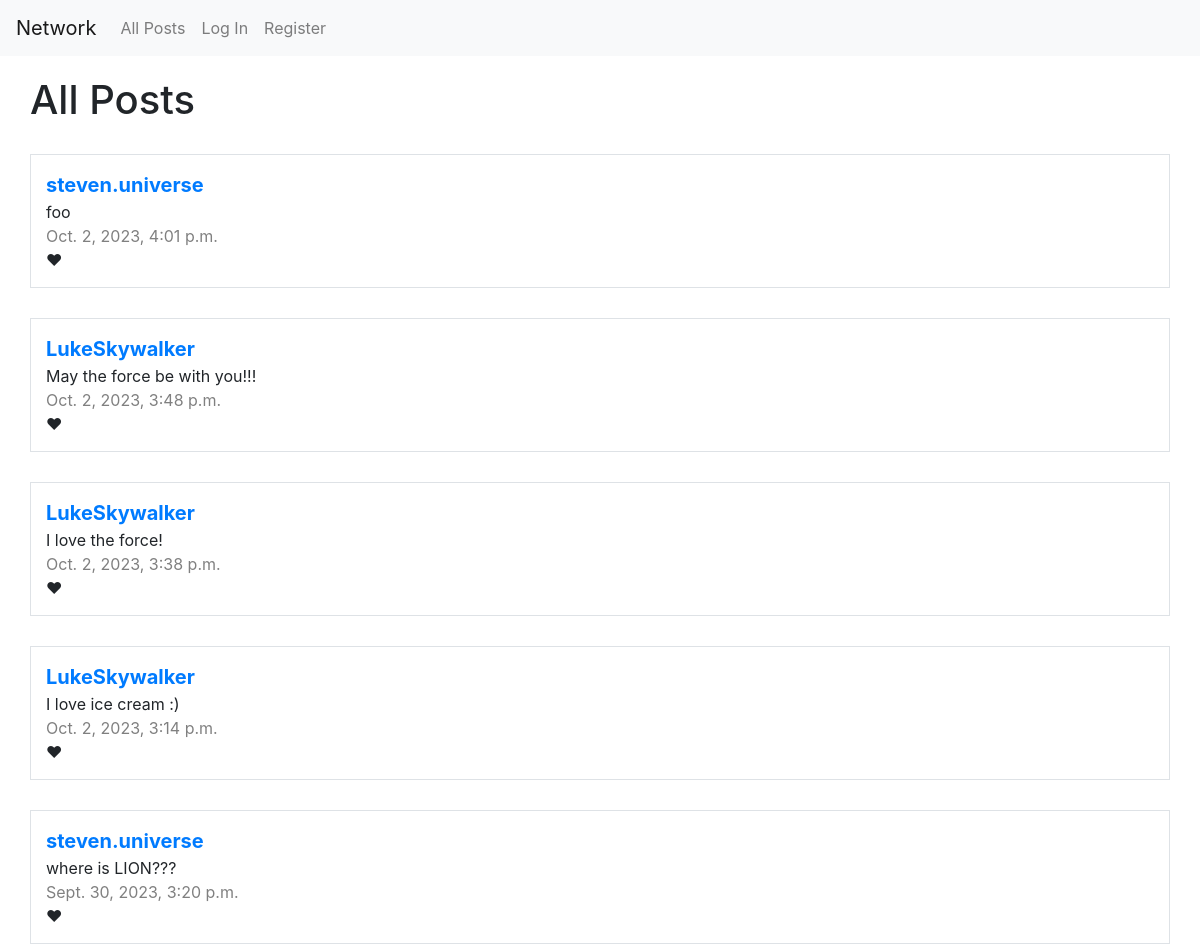
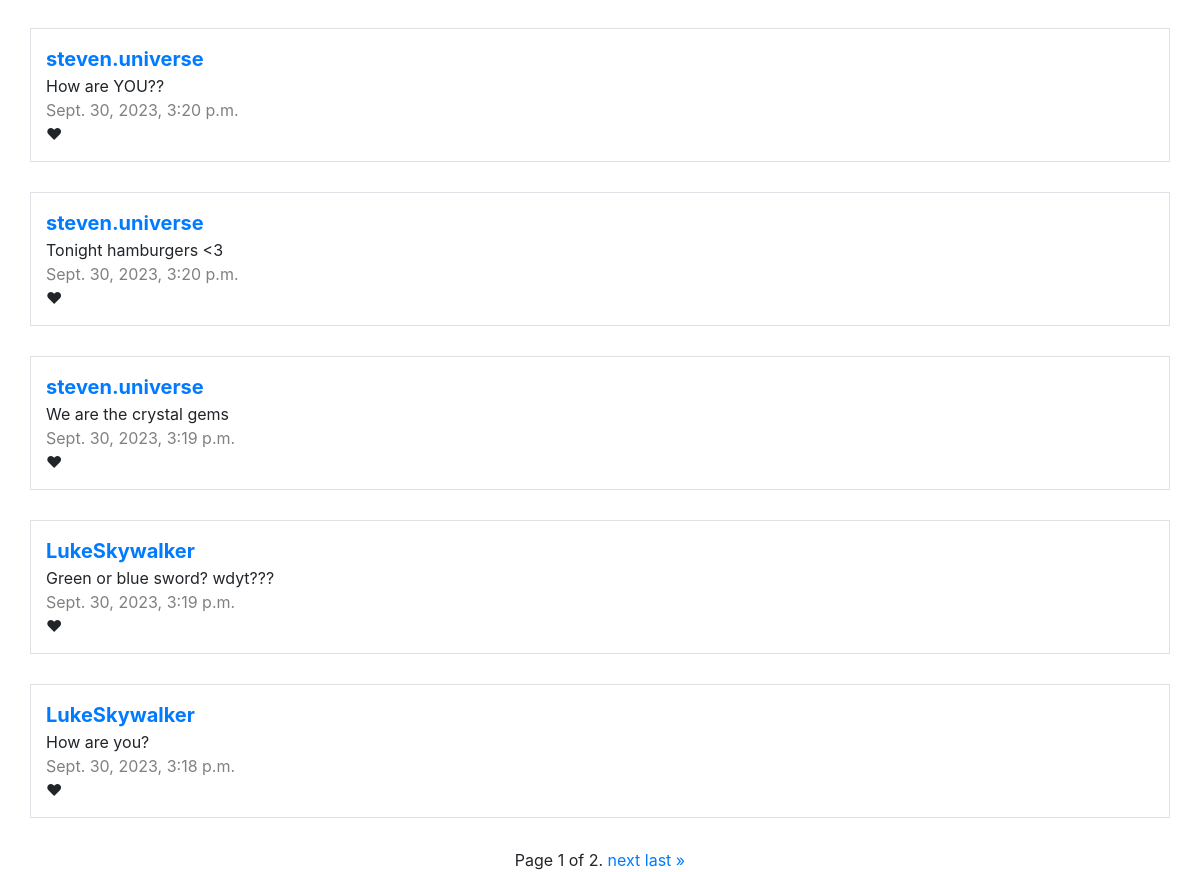
The page / on the database its author committed (2 pictures, top to bottom).
### network/models.py (models this page shows)
class Post(models.Model):
    id = models.BigAutoField(primary_key=True)
    author = models.ForeignKey(User, on_delete=models.CASCADE)
    content = models.TextField(max_length=512)
    datetime = models.DateTimeField(auto_now_add=True)

class User(AbstractUser):
    id = models.BigAutoField(primary_key=True)
    pass

### network/views.py (the view)
# urls.py: path("", views.index, name="index"),
def index(request):
    if request.method == 'POST':
        post = Post(
            author = request.user,
            content = request.POST['content']
        )
        post.save()
        return HttpResponseRedirect(reverse('index'))
    else:
        posts = Post.objects.all().order_by('-datetime')
        paginator = Paginator(posts, 10)
        page_number = request.GET.get('page')
        page_obj = paginator.get_page(page_number)
        return render(request, "network/index.html", {
            'posts': page_obj,
            'likes': 0, # TODO
        })

### network/templates/network/index.html (shortened to what this page needs)
{% extends "network/layout.html" %}
{% block body %}
    <div>
        <h1 class="top_left_margin">All Posts</h1>
    </div>
    {% include "network/posts.html" %}
    {% include "network/pagination.html" %}
{% endblock %}

### network/templates/network/layout.html (shortened to what this page needs)
{% load static %}
<!DOCTYPE html>
<html lang="en">
    <head>
        <link rel="stylesheet" href="https://stackpath.bootstrapcdn.com/bootstrap/4.4.1/css/bootstrap.min.css">
        <link href="{% static 'network/styles.css' %}" rel="stylesheet">
    </head>
    <body>
        <nav class="navbar navbar-expand-lg navbar-light bg-light">
            <a class="navbar-brand" href="#">Network</a>
            <div>
              <ul class="navbar-nav mr-auto">
                <li class="nav-item">
                  <a class="nav-link" href="{% url 'index' %}">All Posts</a>
                </li>
                {% if user.is_authenticated %}
                    <li class="nav-item">
                        <a class="nav-link" href="{% url 'following' %}">Following</a>
                    </li>
                    <li class="nav-item">
                        <a class="nav-link" href="{% url 'logout' %}">Log Out</a>
                    </li>
                {% else %}
                    <li class="nav-item">
                        <a class="nav-link" href="{% url 'login' %}">Log In</a>
                    </li>
                    <li class="nav-item">
                        <a class="nav-link" href="{% url 'register' %}">Register</a>
                    </li>
                {% endif %}
              </ul>
            </div>
          </nav>
        <div class="body">
            {% block body %}
            {% endblock %}
        </div>
    </body>
</html>

### network/templates/network/posts.html (shortened to what this page needs)
{% for post in posts %}
<div id="{{ post.id }}" class='border post'>
    <a style="font-weight: bold; font-size: 20px;" href="{% url 'profile' post.author %}">{{ post.author }}</a>
    <div id="content{{ post.id }}" >{{ post.content }}</div>
    <div style="color: grey;">{{ post.datetime }}</div>
    <span>&#10084</span>
    <br>
</div>
{% endfor %}

### network/templates/network/pagination.html (shortened to what this page needs)
<div class="pagination">
    <span class="step-links">
        <span class="current">
            Page {{ posts.number }} of {{ posts.paginator.num_pages }}.
        </span>
        {% if posts.has_next %}
            <a href="?page={{ posts.next_page_number }}">next</a>
            <a href="?page={{ posts.paginator.num_pages }}">last &raquo;</a>
        {% endif %}
    </span>
</div>

### network/templates/network/layout.html (style rules this page uses)
.border { border: 1px solid black; margin: 30px; padding: 15px; }
.top_left_margin { margin: 20px 30px; }
.pagination { display: flex; justify-content: center; align-items: center; }

### rows shown on the page
Post: author "steven.universe", content "foo", datetime "Oct. 2, 2023, 4:01 p.m."
Post: author "LukeSkywalker", content "May the force be with you!!!", datetime "Oct. 2, 2023, 3:48 p.m."
Post: author "LukeSkywalker", content "I love the force!", datetime "Oct. 2, 2023, 3:38 p.m."
Post: author "LukeSkywalker", content "I love ice cream :)", datetime "Oct. 2, 2023, 3:14 p.m."
Post: author "steven.universe", content "where is LION???", datetime "Sept. 30, 2023, 3:20 p.m."
Post: author "steven.universe", content "How are YOU??", datetime "Sept. 30, 2023, 3:20 p.m."
Post: author "steven.universe", content "Tonight hamburgers <3", datetime "Sept. 30, 2023, 3:20 p.m."
Post: author "steven.universe", content "We are the crystal gems", datetime "Sept. 30, 2023, 3:19 p.m."
Post: author "LukeSkywalker", content "Green or blue sword? wdyt???", datetime "Sept. 30, 2023, 3:19 p.m."
Post: author "LukeSkywalker", content "How are you?", datetime "Sept. 30, 2023, 3:18 p.m."

### other values the page prints
{{ posts.number }} "1"
{{ posts.paginator.num_pages }} "2"
